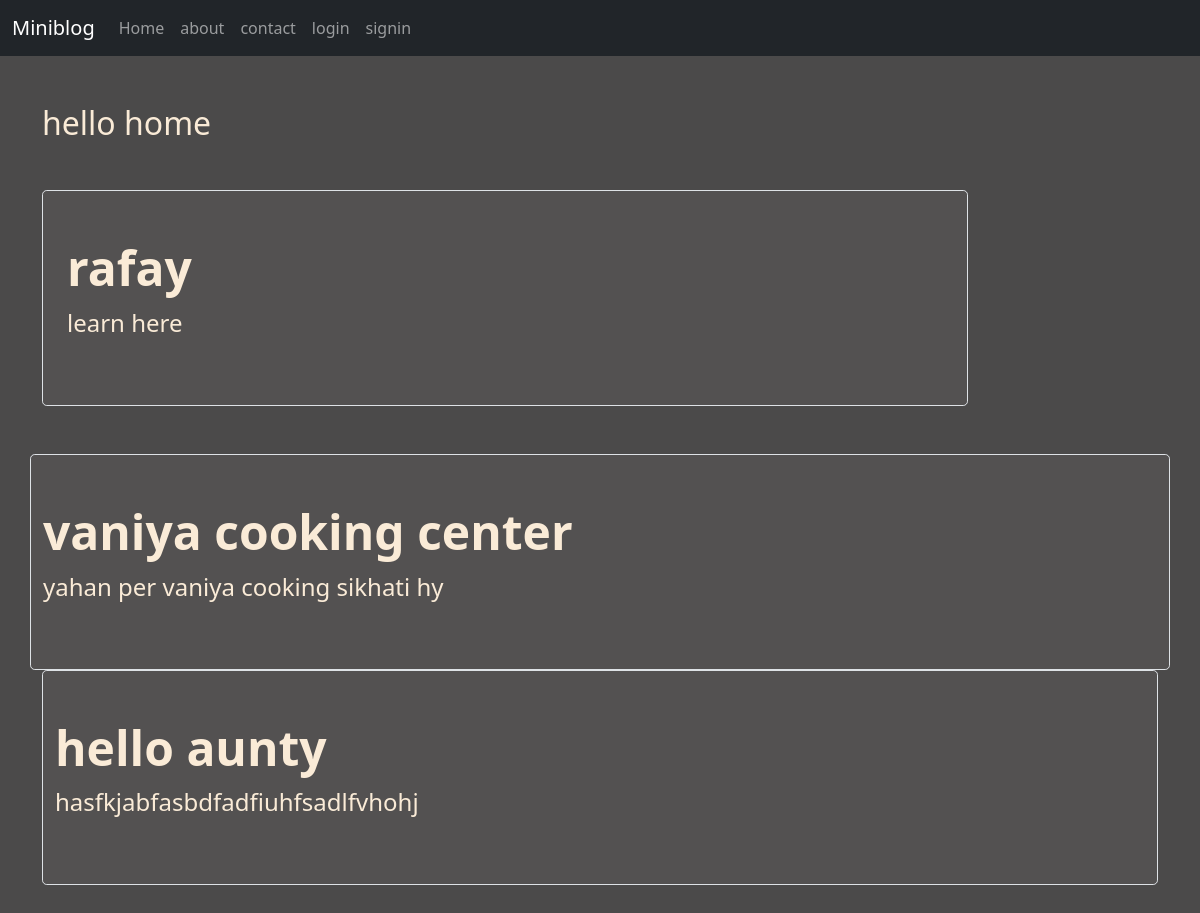
The page / on the database its author committed.
### blog/models.py (models this page shows)
class Post(models.Model):
    title = models.CharField(max_length=150)
    desc = models.TextField()

### blog/views.py (the view)
# urls.py: 2. Add a URL to urlpatterns:  path('', views.home, name='home')
def home(request):
    posts = Post.objects.all()
    return render(request, 'blog/home.html', {'posts':posts})

### blog/templates/blog/home.html
{% extends 'blog/base.html' %}
{% load static %}
{% block content %}
<div class="col-sm-10 ">
<h2 class="my-5 text-text-white">hello home</h2>
{% for post in posts %}
    <div class="container-fluid py-5 border rounded-3 jambotron_colour">
            <h1 class="display-5 fw-bold">{{post.title}}</h1>
            <p class="col-md-8 fs-4">{{post.desc}}</p>
          </div>
            <br>
            <br>
    </div>
{% endfor %}
{% endblock content %}

### blog/static/blog/css/style.css (style rules this page uses)
body { background-color: rgb(75, 74, 74); color: antiquewhite; }
.jambotron_colour { background-color: rgb(83, 81, 81); }

### rows shown on the page
Post: title "rafay", desc "learn here"
Post: title "vaniya cooking center", desc "yahan per vaniya cooking sikhati hy"
Post: title "hello aunty", desc "hasfkjabfasbdfadfiuhfsadlfvhohj"
